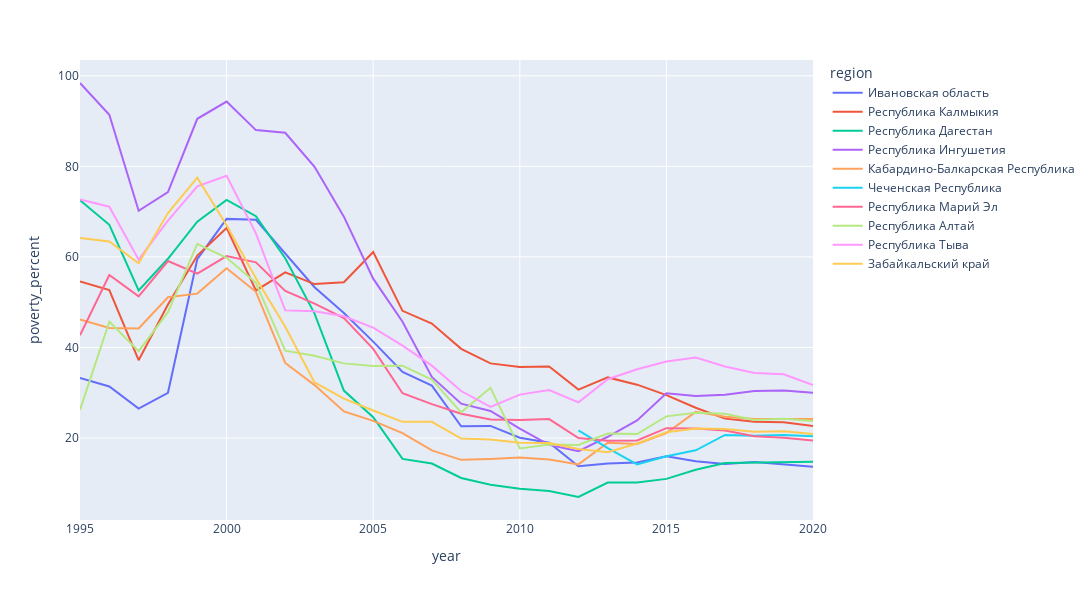

The notebook cell this image was saved under:
### Markdown cell above
Видим, что всего три региона лидировали по доле бедности. Интересно, а если посмотреть топ-3?

### Code cell
max_poverty_percent=pd.DataFrame(columns=main.columns)
for year in main.year.unique():
    df = main[main['year']==year]
    max_poverty_percent = pd.concat([max_poverty_percent, df.sort_values('poverty_percent',ascending=False).head(3)], ignore_index = True)

px.line(main[main.region.isin(max_poverty_percent.region.unique())],
        x='year',
        y='poverty_percent',
        color='region',
        width=1200,
        height=600)

### Figure 1 — Plotly figure (JSON) as saved in the notebook; plotly's stock layout.template omitted (floating-point values rounded to 4 significant figures)
{"data": [{"hovertemplate": "region=Ивановская область<br>year=%{x}<br>poverty_percent=%{y}<extra></extra>", "legendgroup": "Ивановская область", "line": {"color": "#636efa", "dash": "solid"}, "marker": {"symbol": "circle"}, "mode": "lines", "name": "Ивановская область", "orientation": "v", "showlegend": true, "type": "scatter", "x": [1995, 1996, 1997, 1998, 1999, 2000, 2001, 2002, 2003, 2004, 2005, 2006, 2007, 2008, 2009, 2010, 2011, 2012, 2013, 2014, 2015, 2016, 2017, 2018, 2019, 2020], "xaxis": "x", "y": [33.3, 31.4, 26.5, 30, 59.5, 68.4, 68.2, 60.8, 53.3, 47.6, 41.3, 34.6, 31.6, 22.6, 22.7, 20.1, 19, 13.8, 14.4, 14.6, 16, 14.9, 14.3, 14.7, 14.2, 13.7], "yaxis": "y"}, {"hovertemplate": "region=Республика Калмыкия<br>year=%{x}<br>poverty_percent=%{y}<extra></extra>", "legendgroup": "Республика Калмыкия", "line": {"color": "#EF553B", "dash": "solid"}, "marker": {"symbol": "circle"}, "mode": "lines", "name": "Республика Калмыкия", "orientation": "v", "showlegend": true, "type": "scatter", "x": [1995, 1996, 1997, 1998, 1999, 2000, 2001, 2002, 2003, 2004, 2005, 2006, 2007, 2008, 2009, 2010, 2011, 2012, 2013, 2014, 2015, 2016, 2017, 2018, 2019, 2020], "xaxis": "x", "y": [54.6, 52.7, 37.2, 49.5, 60.3, 66.4, 52.6, 56.6, 54, 54.4, 61.1, 48.1, 45.3, 39.7, 36.5, 35.7, 35.8, 30.7, 33.4, 31.8, 29.5, 26.7, 24.3, 23.6, 23.5, 22.7], "yaxis": "y"}, {"hovertemplate": "region=Республика Дагестан<br>year=%{x}<br>poverty_percent=%{y}<extra></extra>", "legendgroup": "Республика Дагестан", "line": {"color": "#00cc96", "dash": "solid"}, "marker": {"symbol": "circle"}, "mode": "lines", "name": "Республика Дагестан", "orientation": "v", "showlegend": true, "type": "scatter", "x": [1995, 1996, 1997, 1998, 1999, 2000, 2001, 2002, 2003, 2004, 2005, 2006, 2007, 2008, 2009, 2010, 2011, 2012, 2013, 2014, 2015, 2016, 2017, 2018, 2019, 2020], "xaxis": "x", "y": [72.5, 67.1, 52.6, 59.6, 67.8, 72.6, 69, 59.7, 47.5, 30.5, 24.6, 15.4, 14.4, 11.2, 9.7, 8.8, 8.3, 7, 10.2, 10.2, 11, 13, 14.5, 14.6, 14.6, 14.8], "yaxis": "y"}, {"hovertemplate": "region=Республика Ингушетия<br>year=%{x}<br>poverty_percent=%{y}<extra></extra>", "legendgroup": "Республика Ингушетия", "line": {"color": "#ab63fa", "dash": "solid"}, "marker": {"symbol": "circle"}, "mode": "lines", "name": "Республика Ингушетия", "orientation": "v", "showlegend": true, "type": "scatter", "x": [1995, 1996, 1997, 1998, 1999, 2000, 2001, 2002, 2003, 2004, 2005, 2006, 2007, 2008, 2009, 2010, 2011, 2012, 2013, 2014, 2015, 2016, 2017, 2018, 2019, 2020], "xaxis": "x", "y": [98.4, 91.4, 70.2, 74.3, 90.5, 94.3, 88, 87.4, 79.9, 68.9, 55.2, 45.7, 33.5, 27.6, 26, 22.1, 18.5, 17.1, 20.3, 23.9, 29.9, 29.3, 29.6, 30.4, 30.5, 30], "yaxis": "y"}, {"hovertemplate": "region=Кабардино-Балкарская Республика<br>year=%{x}<br>poverty_percent=%{y}<extra></extra>", "legendgroup": "Кабардино-Балкарская Республика", "line": {"color": "#FFA15A", "dash": "solid"}, "marker": {"symbol": "circle"}, "mode": "lines", "name": "Кабардино-Балкарская Республика", "orientation": "v", "showlegend": true, "type": "scatter", "x": [1995, 1996, 1997, 1998, 1999, 2000, 2001, 2002, 2003, 2004, 2005, 2006, 2007, 2008, 2009, 2010, 2011, 2012, 2013, 2014, 2015, 2016, 2017, 2018, 2019, 2020], "xaxis": "x", "y": [46.2, 44.3, 44.2, 51.1, 51.9, 57.5, 52.3, 36.6, 31.7, 25.9, 23.8, 21.1, 17.3, 15.2, 15.4, 15.7, 15.3, 14.2, 19, 18.7, 21.1, 25.8, 24.7, 24.2, 24.2, 24.2], "yaxis": "y"}, {"hovertemplate": "region=Чеченская Республика<br>year=%{x}<br>poverty_percent=%{y}<extra></extra>", "legendgroup": "Чеченская Республика", "line": {"color": "#19d3f3", "dash": "solid"}, "marker": {"symbol": "circle"}, "mode": "lines", "name": "Чеченская Республика", "orientation": "v", "showlegend": true, "type": "scatter", "x": [2012, 2013, 2014, 2015, 2016, 2017, 2018, 2019, 2020], "xaxis": "x", "y": [21.7, 17.8, 14.2, 16, 17.3, 20.7, 20.5, 20.7, 20.4], "yaxis": "y"}, {"hovertemplate": "region=Республика Марий Эл<br>year=%{x}<br>poverty_percent=%{y}<extra></extra>", "legendgroup": "Республика Марий Эл", "line": {"color": "#FF6692", "dash": "solid"}, "marker": {"symbol": "circle"}, "mode": "lines", "name": "Республика Марий Эл", "orientation": "v", "showlegend": true, "type": "scatter", "x": [1995, 1996, 1997, 1998, 1999, 2000, 2001, 2002, 2003, 2004, 2005, 2006, 2007, 2008, 2009, 2010, 2011, 2012, 2013, 2014, 2015, 2016, 2017, 2018, 2019, 2020], "xaxis": "x", "y": [42.7, 56, 51.3, 59.1, 56.3, 60.2, 58.8, 52.5, 49.7, 46.5, 39.7, 29.9, 27.5, 25.4, 24.1, 24, 24.2, 20, 19.4, 19.5, 22.2, 22.1, 21.7, 20.4, 20.1, 19.5], "yaxis": "y"}, {"hovertemplate": "region=Республика Алтай<br>year=%{x}<br>poverty_percent=%{y}<extra></extra>", "legendgroup": "Республика Алтай", "line": {"color": "#B6E880", "dash": "solid"}, "marker": {"symbol": "circle"}, "mode": "lines", "name": "Республика Алтай", "orientation": "v", "showlegend": true, "type": "scatter", "x": [1995, 1996, 1997, 1998, 1999, 2000, 2001, 2002, 2003, 2004, 2005, 2006, 2007, 2008, 2009, 2010, 2011, 2012, 2013, 2014, 2015, 2016, 2017, 2018, 2019, 2020], "xaxis": "x", "y": [26.2, 45.7, 39.2, 47.8, 62.9, 59.8, 54.3, 39.3, 38.2, 36.5, 35.9, 36, 32.9, 25.7, 31.1, 17.7, 18.6, 18.5, 21, 20.9, 24.8, 25.6, 25.4, 24, 24.3, 23.8], "yaxis": "y"}, {"hovertemplate": "region=Республика Тыва<br>year=%{x}<br>poverty_percent=%{y}<extra></extra>", "legendgroup": "Республика Тыва", "line": {"color": "#FF97FF", "dash": "solid"}, "marker": {"symbol": "circle"}, "mode": "lines", "name": "Республика Тыва", "orientation": "v", "showlegend": true, "type": "scatter", "x": [1995, 1996, 1997, 1998, 1999, 2000, 2001, 2002, 2003, 2004, 2005, 2006, 2007, 2008, 2009, 2010, 2011, 2012, 2013, 2014, 2015, 2016, 2017, 2018, 2019, 2020], "xaxis": "x", "y": [72.7, 71.1, 59.4, 68, 75.6, 77.9, 65.2, 48.2, 48, 46.9, 44.4, 40.4, 36, 30.4, 26.9, 29.6, 30.6, 27.9, 33, 35.2, 36.9, 37.8, 35.8, 34.4, 34.1, 31.7], "yaxis": "y"}, {"hovertemplate": "region=Забайкальский край<br>year=%{x}<br>poverty_percent=%{y}<extra></extra>", "legendgroup": "Забайкальский край", "line": {"color": "#FECB52", "dash": "solid"}, "marker": {"symbol": "circle"}, "mode": "lines", "name": "Забайкальский край", "orientation": "v", "showlegend": true, "type": "scatter", "x": [1995, 1996, 1997, 1998, 1999, 2000, 2001, 2002, 2003, 2004, 2005, 2006, 2007, 2008, 2009, 2010, 2011, 2012, 2013, 2014, 2015, 2016, 2017, 2018, 2019, 2020], "xaxis": "x", "y": [64.2, 63.4, 58.6, 69.7, 77.5, 67, 55.3, 44.6, 32.3, 28.7, 26.1, 23.6, 23.6, 19.9, 19.7, 19, 18.9, 17.6, 16.9, 18.8, 21.3, 22.1, 22, 21.4, 21.5, 20.9], "yaxis": "y"}], "layout": {"height": 600, "legend": {"title": {"text": "region"}, "tracegroupgap": 0}, "margin": {"t": 60}, "width": 1200, "xaxis": {"anchor": "y", "domain": [0, 1], "title": {"text": "year"}}, "yaxis": {"anchor": "x", "domain": [0, 1], "title": {"text": "poverty_percent"}}}}
